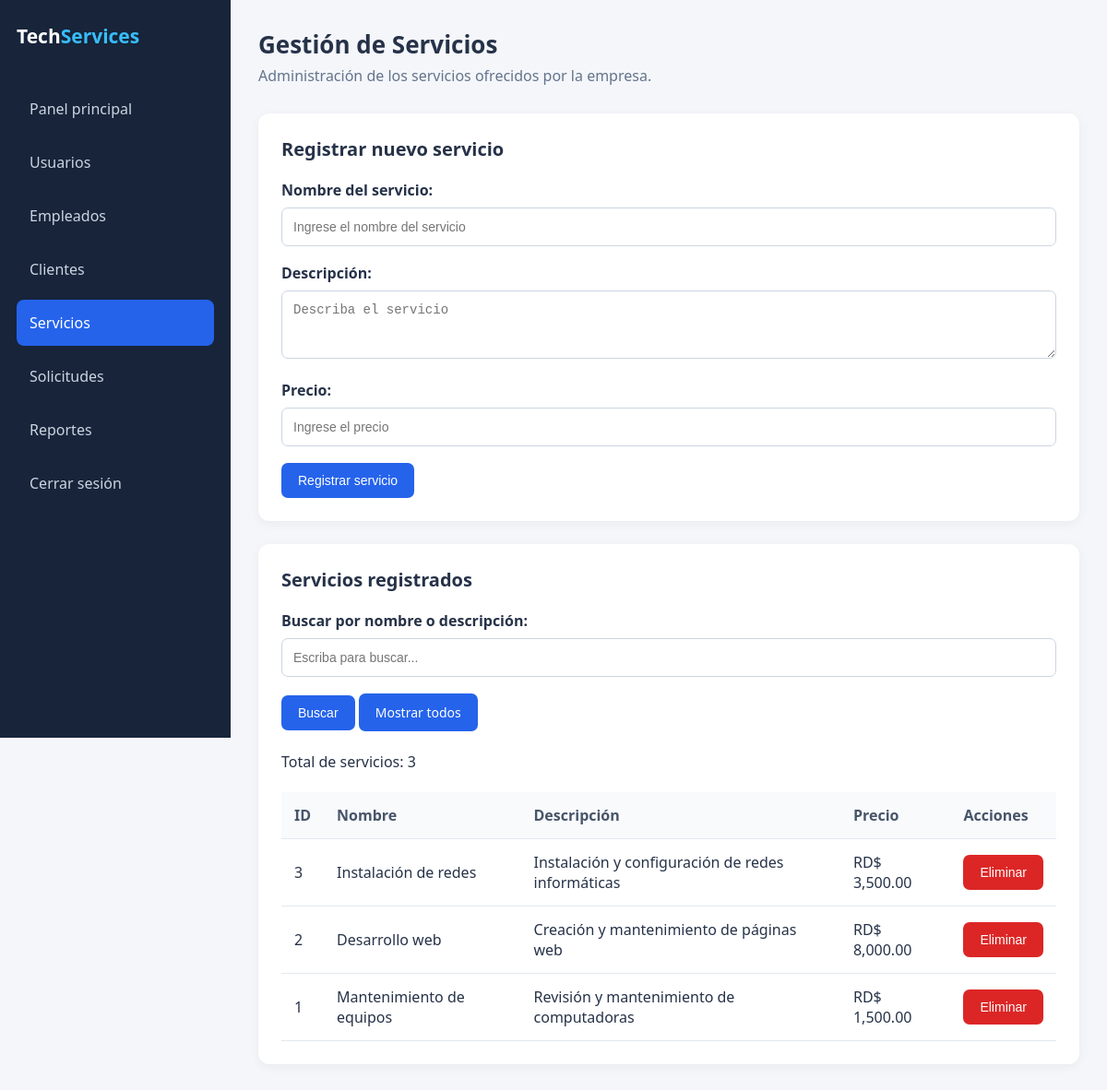
The app's page /servicios/index.php with its own data.
### tables this page shows
CREATE TABLE servicios (
    id INT AUTO_INCREMENT PRIMARY KEY,
    nombre VARCHAR(100) NOT NULL,
    descripcion TEXT NOT NULL,
    precio DECIMAL(10,2) NOT NULL
);

### servicios/index.php (the view, shortened to what this page needs)
<?php
require_once "../config/conexion.php";
$busqueda = trim($_GET["buscar"] ?? "");
if ($busqueda !== "") {
    $consulta = $conexion->prepare(
        "SELECT * FROM servicios
         WHERE nombre LIKE ?
         OR descripcion LIKE ?
         ORDER BY id DESC"
    );
    $termino = "%$busqueda%";
    $consulta->execute([$termino, $termino]);
} else {
    $consulta = $conexion->query(
        "SELECT * FROM servicios ORDER BY id DESC"
    );
}
$servicios = $consulta->fetchAll(PDO::FETCH_ASSOC);
?>
<!DOCTYPE html>
<html lang="es">
<head>
    <link rel="stylesheet" href="../assets/css/dashboard.css">
</head>
<body>
    <?php
        include "../includes/sidebar.php";
    ?>
    <main class="main-content">
        <header class="header">
            <div>
                <h1>Gestión de Servicios</h1>
                <p>Administración de los servicios ofrecidos por la empresa.</p>
            </div>
        </header>
        <section class="section">
            <h2>Registrar nuevo servicio</h2>
            <form method="POST" action="index.php">
                <label>Nombre del servicio:</label>
                <input
                    type="text"
                    name="nombre"
                    required
                    placeholder="Ingrese el nombre del servicio"
                >
                <label>Descripción:</label>
                <textarea
                    name="descripcion"
                    rows="3"
                    required
                    placeholder="Describa el servicio"
                ></textarea>
                <label>Precio:</label>
                <input
                    type="number"
                    name="precio"
                    step="0.01"
                    min="0"
                    required
                    placeholder="Ingrese el precio"
                >
                <button type="submit" class="btn">
                    Registrar servicio
                </button>
            </form>
        </section>
        <section class="section">
            <h2>Servicios registrados</h2>
            <form method="GET" action="index.php">
                <label>Buscar por nombre o descripción:</label>
                <input
                    type="text"
                    name="buscar"
                    value="<?php echo htmlspecialchars($busqueda, ENT_QUOTES, "UTF-8"); ?>"
                    placeholder="Escriba para buscar..."
                >
                <button type="submit" class="btn">
                    Buscar
                </button>
                <a href="index.php" class="btn">
                    Mostrar todos
                </a>
            </form>
            <br>
            <p>Total de servicios: <?php echo count($servicios); ?></p>
            <br>
            <table>
                <thead>
                    <tr>
                        <th>ID</th>
                        <th>Nombre</th>
                        <th>Descripción</th>
                        <th>Precio</th>
                        <th>Acciones</th>
                    </tr>
                </thead>
                <tbody>
                    <?php foreach ($servicios as $servicio): ?>
                        <tr>
                            <td>
                                <?php echo htmlspecialchars((string)$servicio["id"], ENT_QUOTES, "UTF-8"); ?>
                            </td>
                            <td>
                                <?php echo htmlspecialchars($servicio["nombre"], ENT_QUOTES, "UTF-8"); ?>
                            </td>
                            <td>
                                <?php echo htmlspecialchars($servicio["descripcion"], ENT_QUOTES, "UTF-8"); ?>
                            </td>
                            <td>
                                RD$ <?php echo number_format((float)$servicio["precio"], 2); ?>
                            </td>
                            <td>
                                <form
                                    method="POST"
                                    action="index.php"
                                    onsubmit="return confirm('¿Seguro que deseas eliminar este servicio?');"
                                >
                                    <button type="submit" class="btn btn-danger">
                                        Eliminar
                                    </button>
                                </form>
                            </td>
                        </tr>
                    <?php endforeach; ?>
                </tbody>
            </table>
        </section>
    </main>
</body>
</html>

### assets/css/dashboard.css (style rules this page uses)
* { margin: 0; padding: 0; box-sizing: border-box; }
body { font-family: 'Segoe UI', Arial, sans-serif; background: #f4f6fa; color: #263248; }
.main-content { margin-left: 250px; padding: 30px; }
.header { display: flex; justify-content: space-between; align-items: center; margin-bottom: 30px; }
.header h1 { font-size: 26px; }
.header p { color: #64748b; margin-top: 5px; }
.section { background: white; padding: 25px; border-radius: 12px; box-shadow: 0 3px 12px rgba(0,0,0,0.05); margin-bottom: 25px; }
.section h2 { margin-bottom: 20px; font-size: 20px; }
.btn { display: inline-block; border: none; padding: 11px 18px; border-radius: 7px; background: #2563eb; color: white; text-decoration: none; cursor: pointer; font-size: 14px; }
.btn-danger { background: #dc2626; }
table { width: 100%; border-collapse: collapse; }
th, td { padding: 14px; text-align: left; border-bottom: 1px solid #e2e8f0; }
th { background: #f8fafc; color: #475569; }
input, select, textarea { width: 100%; padding: 12px; margin: 8px 0 18px; border: 1px solid #cbd5e1; border-radius: 7px; font-size: 14px; }
label { font-weight: 600; }

### records on screen
servicios: id "3", nombre "Instalación de redes", descripcion "Instalación y configuración de redes informáticas", precio "3,500.00"
servicios: id "2", nombre "Desarrollo web", descripcion "Creación y mantenimiento de páginas web", precio "8,000.00"
servicios: id "1", nombre "Mantenimiento de equipos", descripcion "Revisión y mantenimiento de computadoras", precio "1,500.00"

### other values on screen
count($servicios) "3"
